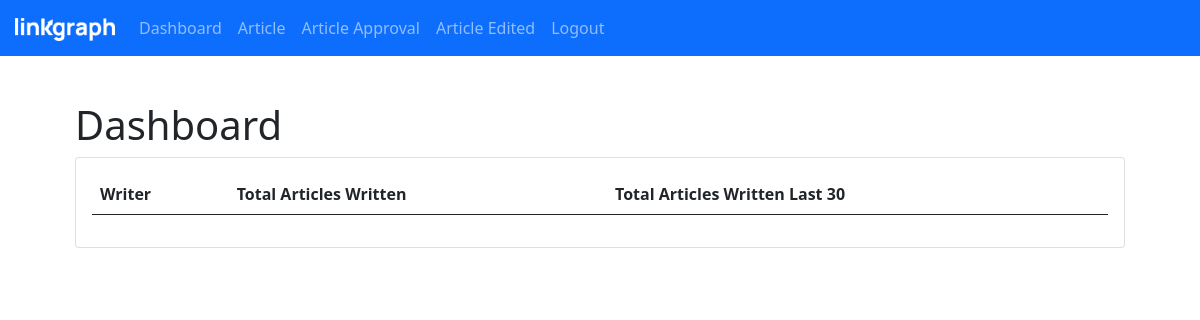
/ (signed in), run on an earlier commit of the app's database.
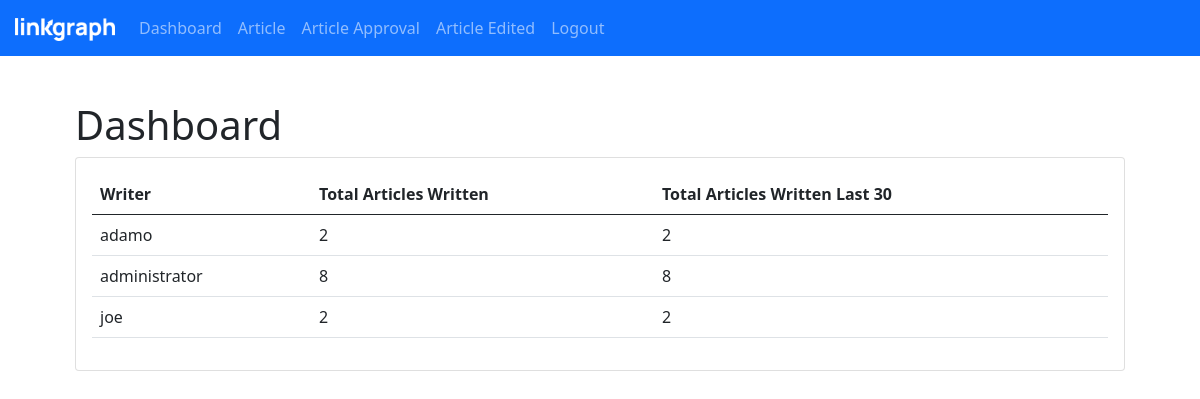
And on a later commit of the database.
### blog/models.py (models this page shows, shortened)
class Writer(models.Model):
    user = models.OneToOneField(User, on_delete=models.CASCADE)
    is_editor = models.BooleanField(default=False)
    name = models.CharField(max_length=200)

### blog/views.py (the view)
# urls.py: path('', views.get_dashboard, name="dashboard"),
@login_required()
def get_dashboard(request):
    date_filter = datetime.today() - timedelta(days=30)
    last_30_days = Count('written_by', filter=Q(created_at__gt=date_filter))
    writer_info = Article.objects.select_related("written_by__name").values(
        'written_by__name').annotate(total=Count('written_by__name')).annotate(
        last_30_days=last_30_days)
    return render(request, "blog/dashboard.html", {
        "articles": articles,
        "writer_info": writer_info
    })

### blog/templates/blog/dashboard.html
{% extends "blog/nav-base.html" %}
{% block title %}
  Dashboard
{% endblock %}
{% block content %}
<div class="card">
  <div class="card-body">
    <table class="table">
      <thead>
        <tr>
          <th>Writer</th>
          <th>Total Articles Written</th>
          <th>Total Articles Written Last 30</th>
        </tr>
      </thead>
      <tbody>
        {%for data in writer_info%}
        <tr>
          <td>{{data.written_by__name}}</td>
          <td>{{data.total}}</td>
          <td>{{data.last_30_days}}</td>
        </tr>
        {% endfor %}
      </tbody>
    </table>
  </div>
</div>
{% endblock %}

What changed in the data, as far as the page shows it:
now on this page (row unchanged): Writer: written_by__name "adamo", total "2", last_30_days "2"
added Writer: written_by__name "administrator", total "8", last_30_days "8"
now on this page (row unchanged): Writer: written_by__name "joe", total "2", last_30_days "2"
